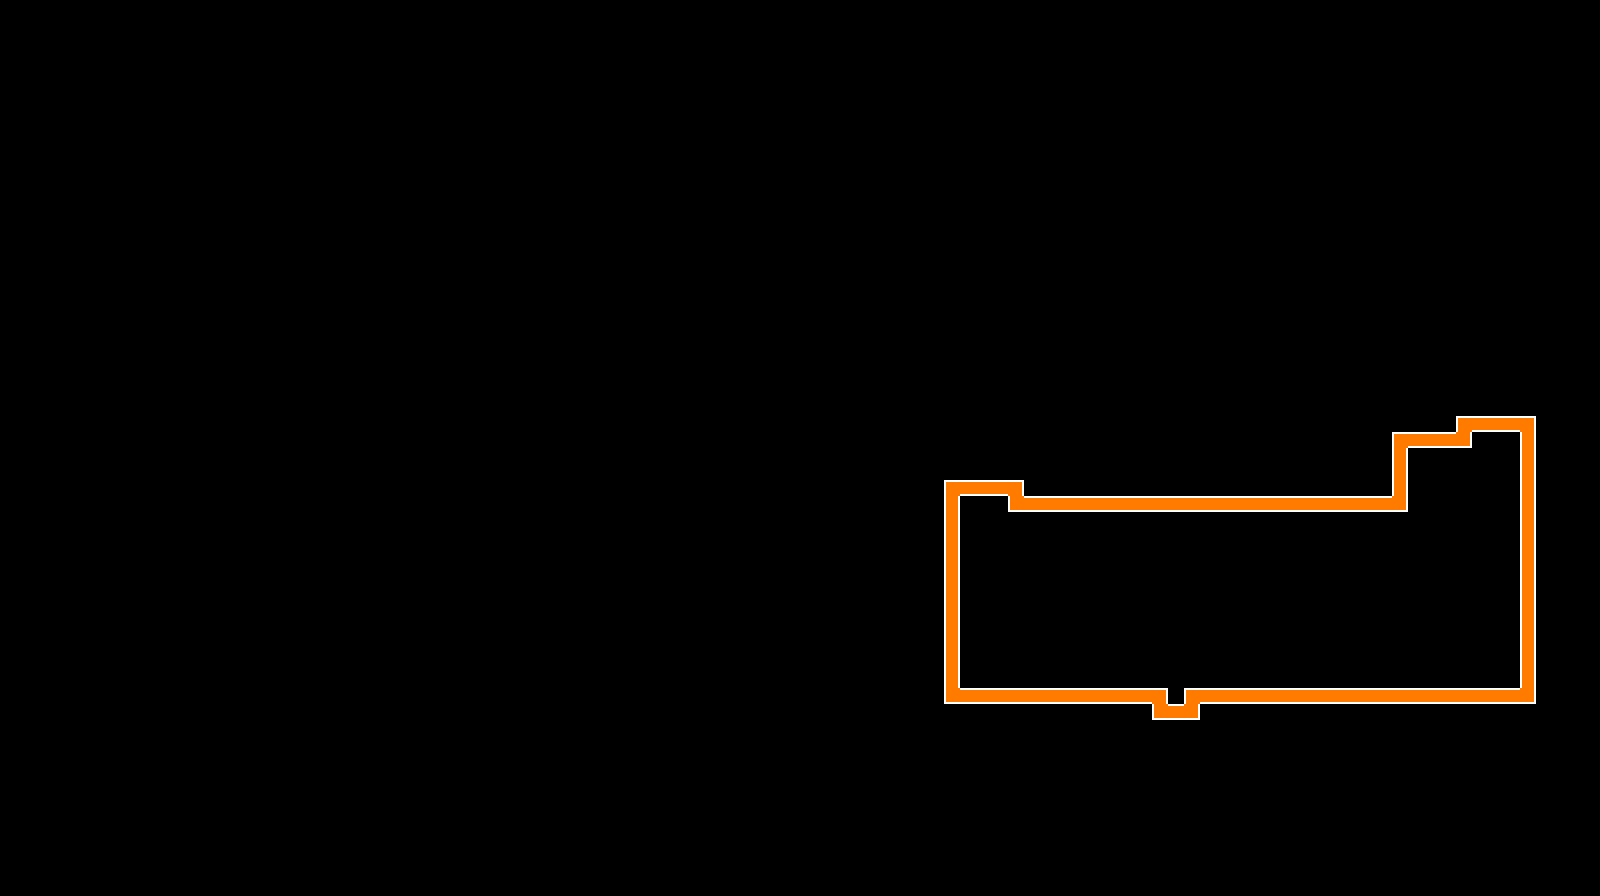

This game map was drawn from its Tiled (.tmx) file and the tilesets committed beside it. A one-line description and the trimmed map source follow:
An orthogonal 100x56 tile map with 16x16 px tiles, 1 tile layer (Tile Layer 1).

<map version="1.10" tiledversion="1.10.2" orientation="orthogonal" renderorder="right-down" width="100" height="56" tilewidth="16" tileheight="16" infinite="0" nextlayerid="2" nextobjectid="1">
 <tileset firstgid="1" source="../Colours.tsx" />
 <layer id="1" name="Tile Layer 1" width="100" height="56">
  <data>[5600 cells, 110 non-empty, 6 distinct tile ids]</data>
 </layer>
</map>
